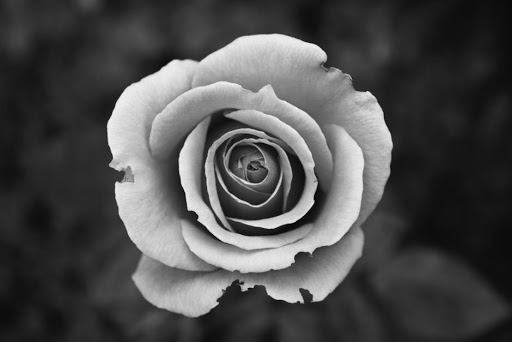
#> input picture Normal_Threshold/image-1.jpg, 512 x 342 px
$ python normal_threshold.py
#> lines starting #> are read from the running program, lines starting #| are printed output that depends on the picture; after the words box and inside, x2 and y2 are one past the last pixel; in counts of white or black regions, pixels touching at a corner belong together; long printed decimals are rounded
from PIL import Image
import numpy as np
from sympy import symbols, solve
import matplotlib as mpl

mpl.use('TkAgg')
import matplotlib.pyplot as plt


def findx(image):
#> called with image = 'image-1.jpg'
    data = np.array(Image.open(image).convert('L'))
    array = np.zeros(256)
    for i in range(data.shape[0]):
        for j in range(data.shape[1]):
            array[data[i, j]] += 1
    # plt.plot(array, color='blue')
    # plt.title("histogram")
    # plt.show()
    ao = np.max(array)
#> ao = 3073
    muo = np.where(array == ao)[0][0]
#> muo = 42
    ao = ao / (data.shape[0] * data.shape[1])
#> ao = 0.0175
    sigmao = 1 / (ao * np.sqrt(2 * np.pi))
#> sigmao = 22.73

    zeroo = muo + 3 * sigmao
#> zeroo = 110.2
    zeroo = int(zeroo)
#> zeroo = 110
    if (zeroo > 255):
        ab = np.max(array[0:muo - 1])
        mub = np.where(array == ab)[0][0]
        ab = ab / (data.shape[0] * data.shape[1])
        sigmab = 1 / (ab * np.sqrt(2 * np.pi))
    else:
        zerob = np.argmin(array[zeroo:255])
#> zerob = 132
        zerob = zeroo + zerob
#> zerob = 242
        zerob = int(zerob)
        mub = np.argmax(array[zeroo:zerob])
#> mub = 81
        sigmab = (zerob - mub) / 3
#> sigmab = 53.67
        ab = np.max(array[zeroo:255])
#> ab = 521
        ab = ab / (data.shape[0] * data.shape[1])
#> ab = 0.00298

    teta = (ao * sigmao) / ((ao * sigmao) + (ab * sigmab))
#> teta = 0.714

    x = symbols('x', real=True)
    part1 = (np.power((x - mub), 2) / 2 * np.power(sigmab, 2))
    part2 = (np.power((x - muo), 2) / 2 * np.power(sigmao, 2))
    part3 = np.log(((1 - teta) * sigmao) / ((teta) * sigmab))
#> part3 = -1.77
    x = solve((part1 - part2 - part3).rewrite(np.piecewise))
    x = [i for i in x if i > 0] or None
    print(x)
#| [69.396, 109.659]
    savedata = np.array(data, copy=True)
    for z in range(len(x)):
        for i in range(data.shape[0]):
            for j in range(data.shape[1]):
                if (data[i, j] > x[z]):
                    data[i, j] = 255
                else:
                    data[i, j] = 0
        result = Image.fromarray(data)
        result.save("new-" + str(z + 1) + "-" + image)
        data = savedata
#> this loop made 2 passes
#> pass 1, in findx, `result = Image.fromarray(data)`:
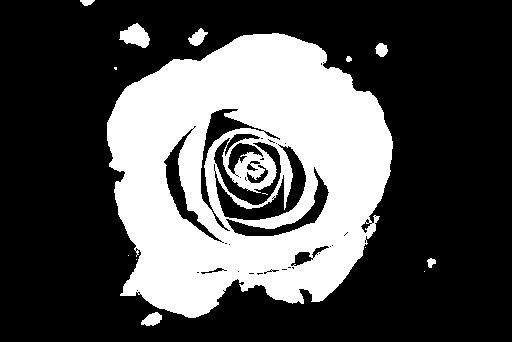
#> result: PIL image 512x342 L; 31.3% white; 14 white regions (6 under 20 px), largest, box (x1, y1, x2, y2) and area: (107, 33, 393, 318) 53599, (119, 23, 150, 48) 477, (141, 312, 162, 326) 193
#> pass 2, in findx, `result = Image.fromarray(data)`:
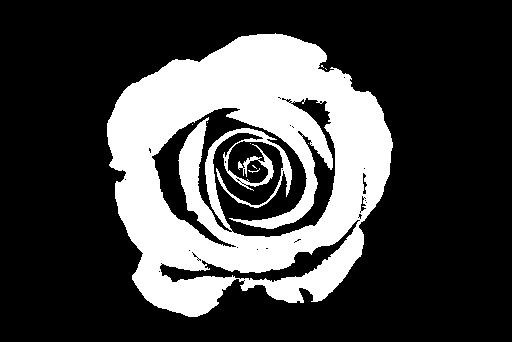
#> result: PIL image 512x342 L; 26.6% white; 9 white regions (8 under 20 px), largest, box (x1, y1, x2, y2) and area: (107, 33, 393, 317) 46555


findx("image-1.jpg")
findx("image-2.jpg")
#> call 2 of findx, with image = 'image-2.jpg'
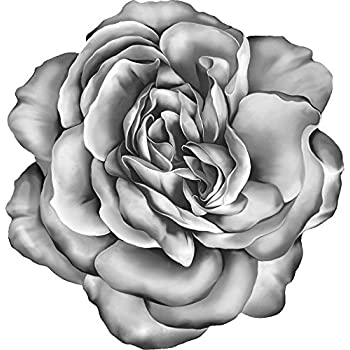
#> input picture Normal_Threshold/image-2.jpg, 350 x 350 px
#| [204.043, 205.921]
#> the loop in findx (call 2), `for z in range(len(x)):` made 2 passes
#> pass 1, in findx (call 2), `result = Image.fromarray(data)`:
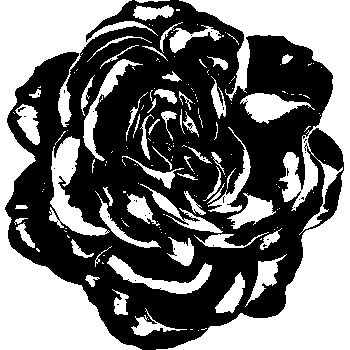
#> result: PIL image 350x350 L; 45.9% white; 177 white regions (117 under 20 px), largest, box (x1, y1, x2, y2) and area: (156, 0, 350, 350) 21069, (0, 0, 158, 350) 18044, (49, 136, 110, 236) 2124
#> pass 2, in findx (call 2), `result = Image.fromarray(data)`:
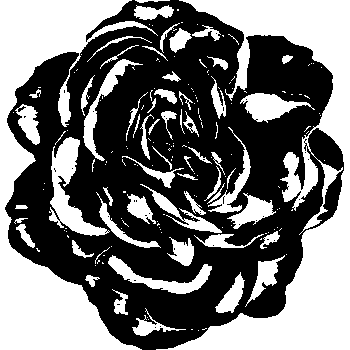
#> result: PIL image 350x350 L; 45.3% white; 188 white regions (127 under 20 px), largest, box (x1, y1, x2, y2) and area: (156, 0, 350, 350) 20975, (0, 0, 158, 350) 18026, (49, 137, 110, 236) 2084
